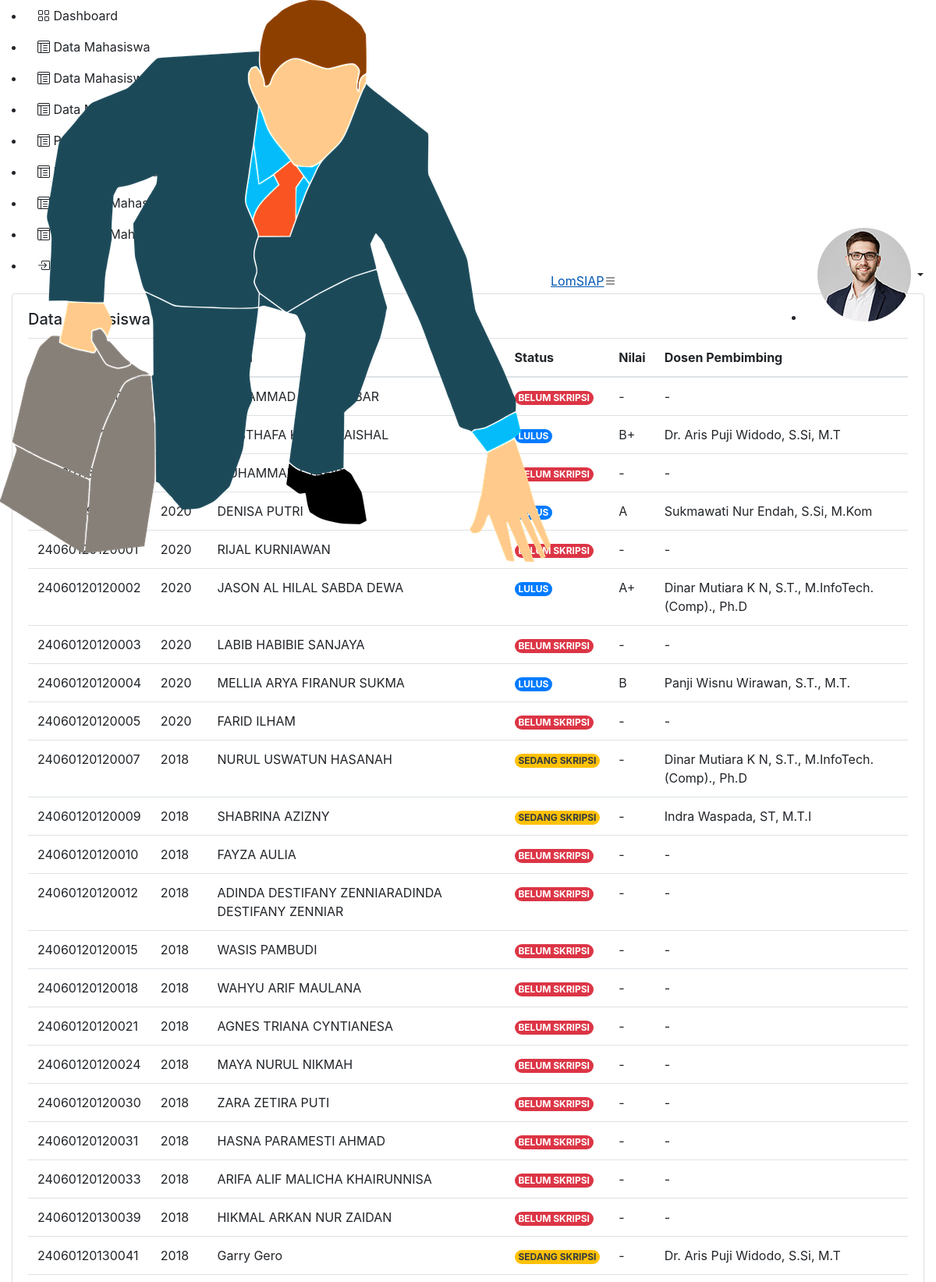
The app's page /data_mahasiswa_skripsi_departemen.php (upper part) with its own data.
### tables this page shows
CREATE TABLE `data_mahasiswa_skripsi` (
  `nim` varchar(15) NOT NULL,
  `tahun` varchar(255) NOT NULL,
  `nama` varchar(50) NOT NULL,
  `status` varchar(20) NOT NULL,
  `nilai` varchar(5) NOT NULL,
  `dosen_pembimbing` varchar(50) DEFAULT NULL
);

### data_mahasiswa_skripsi_departemen.php (the view, shortened to what this page needs)
<?php
  require_once('koneksi.php');
?>
<!DOCTYPE html>
<html lang="en">
<head>
  <link href="assets/vendor/bootstrap/css/bootstrap.min.css" rel="stylesheet">
  <link href="assets/vendor/bootstrap-icons/bootstrap-icons.css" rel="stylesheet">
  <link href="assets/vendor/boxicons/css/boxicons.min.css" rel="stylesheet">
  <link href="assets/vendor/quill/quill.snow.css" rel="stylesheet">
  <link href="assets/vendor/quill/quill.bubble.css" rel="stylesheet">
  <link href="assets/vendor/remixicon/remixicon.css" rel="stylesheet">
  <link href="assets/vendor/simple-datatables/style.css" rel="stylesheet">
  <link href="assets/css/style.css" rel="stylesheet">
  <link rel="stylesheet" href="https://cdn.jsdelivr.net/npm/bootstrap@4.0.0/dist/css/bootstrap.min.css">
</head>
<body>
  <header id="header" class="header fixed-top d-flex align-items-center">
<div class="d-flex align-items-center justify-content-between">
  <a href="index_admin.php" class="logo d-flex align-items-center">
    <img src="assets/img/lomsiap.png" alt="">
    <span class="d-none d-lg-block">LomSIAP</span>
  </a>
  <i class="bi bi-list toggle-sidebar-btn"></i>
</div>
<nav class="header-nav ms-auto">
  <ul class="d-flex align-items-center">
    <li class="nav-item dropdown pe-3">
      <a class="nav-link nav-profile d-flex align-items-center pe-0" href="#" data-bs-toggle="dropdown" aria-expanded="false">
        <img src="assets/img/profile-img.jpg" alt="Profile" class="rounded-circle">
        <span class="d-none d-md-block dropdown-toggle ps-2"><?= $_SESSION['nama_lengkap'] ?></span>
      </a>
    </li>
  </ul>
</nav>
</header>
  <aside id="sidebar" class="sidebar">
    <ul class="sidebar-nav" id="sidebar-nav">
      <li class="nav-item">
        <a class="nav-link collapsed " href="index_departemen.php">
          <span>Dashboard</span>
        </a>
      </li>
      <li class="nav-item">
        <a class="nav-link collapsed" href="data_mahasiswa_departemen.php">
          <span>Data Mahasiswa</span>
        </a>
      </li>
      <li class="nav-item">
        <a class="nav-link collapsed" href="data_mahasiswa_pkl_departemen.php">
          <span>Data Mahasiswa PKL</span>
        </a>
      </li>
      <li class="nav-item">
        <a class="nav-link " href="data_mahasiswa_skripsi_departemen.php">
          <span>Data Mahasiswa Skripsi</span>
        </a>
      </li>
      <li class="nav-item">
        <a class="nav-link collapsed" href="progress_mahasiswa_irs.php">
          <span>Progress Mahasiswa IRS</span>
        </a>
      </li>
      <li class="nav-item">
        <a class="nav-link collapsed" href="progress_mahasiswa_khs.php">
          <span>Progress Mahasiswa KHS</span>
        </a>
      </li>
      <li class="nav-item">
        <a class="nav-link collapsed" href="progress_mahasiswa_pkl.php">
          <span>Progress Mahasiswa PKL</span>
        </a>
      </li>
      <li class="nav-item">
        <a class="nav-link collapsed" href="progress_mahasiswa_skripsi.php">
          <span>Progress Mahasiswa Skripsi</span>
        </a>
      </li>
      <li class="nav-item">
        <a class="nav-link collapsed" href="logout.php">
          <span>Logout</span>
        </a>
      </li>
    </ul>
  </aside>
  <main id="main" class="main">
         <div class="col-12">
                <div class="card recent-sales overflow-auto">
                  <div class="card-body">
                    <h5 class="card-title">Data Mahasiswa Skripsi</h5>
                    <table class="table table-borderless datatable">
                      <thead>
                        <tr>
                          <th scope="col">NIM</th>
                          <th scope="col">Tahun</th>
                          <th scope="col">Nama</th>
                          <th scope="col">Status</th>
                          <th scope="col">Nilai</th>
                          <th scope="col">Dosen Pembimbing</th>
                        </tr>
                      </thead>
                      <tbody>
                        <?php
                          $query = "SELECT * FROM data_mahasiswa_skripsi";
                          $result = $koneksi -> query($query);
                          while ($row = mysqli_fetch_array($result)){
                            echo "<tr>";
                            echo "<td>".$row['nim']."</td>";
                            echo "<td>".$row['tahun']."</td>";
                            echo "<td>".$row['nama']."</td>";
                            if($row['status'] == "BELUM SKRIPSI"){
                              echo "<td><span class='badge rounded-pill bg-danger'>".$row['status']."</span></td>";
                            }
                            if($row['status']=="SEDANG SKRIPSI"){
                              echo "<td><span class = 'badge rounded-pill bg-warning text-dark'>".$row['status']."</span></td>";
                            }
                            if($row['status'] == "LULUS"){
                              echo "<td><span class = 'badge rounded-pill bg-primary'>".$row['status']."</span></td>";
                            }
                            echo "<td>".$row['nilai']."</td>";
                            echo "<td>".$row['dosen_pembimbing']."</td>";
                          }
                        ?>
                      </tbody>
                    </table>
  </main>
</body>
</html>

### records on screen
data_mahasiswa_skripsi: status "BELUM SKRIPSI", nilai "-", dosen_pembimbing "-"
data_mahasiswa_skripsi: nilai "B+", dosen_pembimbing "Dr. Aris Puji Widodo, S.Si, M.T"
data_mahasiswa_skripsi: status "BELUM SKRIPSI", nilai "-", dosen_pembimbing "-"
data_mahasiswa_skripsi: nilai "A", dosen_pembimbing "Sukmawati Nur Endah, S.Si, M.Kom"
data_mahasiswa_skripsi: status "BELUM SKRIPSI", nilai "-", dosen_pembimbing "-"
data_mahasiswa_skripsi: nim "24060120120002", tahun "2020", nama "JASON AL HILAL SABDA DEWA", status "LULUS", nilai "A+", dosen_pembimbing "Dinar Mutiara K N, S.T., M.InfoTech.(Comp)., Ph.D"
data_mahasiswa_skripsi: nim "24060120120003", tahun "2020", nama "LABIB HABIBIE SANJAYA", status "BELUM SKRIPSI", nilai "-", dosen_pembimbing "-"
data_mahasiswa_skripsi: nim "24060120120004", tahun "2020", nama "MELLIA ARYA FIRANUR SUKMA", status "LULUS", nilai "B", dosen_pembimbing "Panji Wisnu Wirawan, S.T., M.T."
data_mahasiswa_skripsi: nim "24060120120005", tahun "2020", nama "FARID ILHAM", status "BELUM SKRIPSI", nilai "-", dosen_pembimbing "-"
data_mahasiswa_skripsi: nim "24060120120007", tahun "2018", nama "NURUL USWATUN HASANAH", status "SEDANG SKRIPSI", nilai "-", dosen_pembimbing "Dinar Mutiara K N, S.T., M.InfoTech.(Comp)., Ph.D"
data_mahasiswa_skripsi: nim "24060120120009", tahun "2018", nama "SHABRINA AZIZNY", status "SEDANG SKRIPSI", nilai "-", dosen_pembimbing "Indra Waspada, ST, M.T.I"
data_mahasiswa_skripsi: nim "24060120120010", tahun "2018", nama "FAYZA AULIA", status "BELUM SKRIPSI", nilai "-", dosen_pembimbing "-"
data_mahasiswa_skripsi: nim "24060120120012", tahun "2018", nama "ADINDA DESTIFANY ZENNIARADINDA DESTIFANY ZENNIAR", status "BELUM SKRIPSI", nilai "-", dosen_pembimbing "-"
data_mahasiswa_skripsi: nim "24060120120015", tahun "2018", nama "WASIS PAMBUDI", status "BELUM SKRIPSI", nilai "-", dosen_pembimbing "-"
data_mahasiswa_skripsi: nim "24060120120018", tahun "2018", nama "WAHYU ARIF MAULANA", status "BELUM SKRIPSI", nilai "-", dosen_pembimbing "-"
data_mahasiswa_skripsi: nim "24060120120021", tahun "2018", nama "AGNES TRIANA CYNTIANESA", status "BELUM SKRIPSI", nilai "-", dosen_pembimbing "-"
data_mahasiswa_skripsi: nim "24060120120024", tahun "2018", nama "MAYA NURUL NIKMAH", status "BELUM SKRIPSI", nilai "-", dosen_pembimbing "-"
data_mahasiswa_skripsi: nim "24060120120030", tahun "2018", nama "ZARA ZETIRA PUTI", status "BELUM SKRIPSI", nilai "-", dosen_pembimbing "-"
data_mahasiswa_skripsi: nim "24060120120031", tahun "2018", nama "HASNA PARAMESTI AHMAD", status "BELUM SKRIPSI", nilai "-", dosen_pembimbing "-"
data_mahasiswa_skripsi: nim "24060120120033", tahun "2018", nama "ARIFA ALIF MALICHA KHAIRUNNISA", status "BELUM SKRIPSI", nilai "-", dosen_pembimbing "-"
data_mahasiswa_skripsi: nim "24060120130039", tahun "2018", nama "HIKMAL ARKAN NUR ZAIDAN", status "BELUM SKRIPSI", nilai "-", dosen_pembimbing "-"
data_mahasiswa_skripsi: nim "24060120130041", tahun "2018", nama "Garry Gero", status "SEDANG SKRIPSI", nilai "-", dosen_pembimbing "Dr. Aris Puji Widodo, S.Si, M.T"
